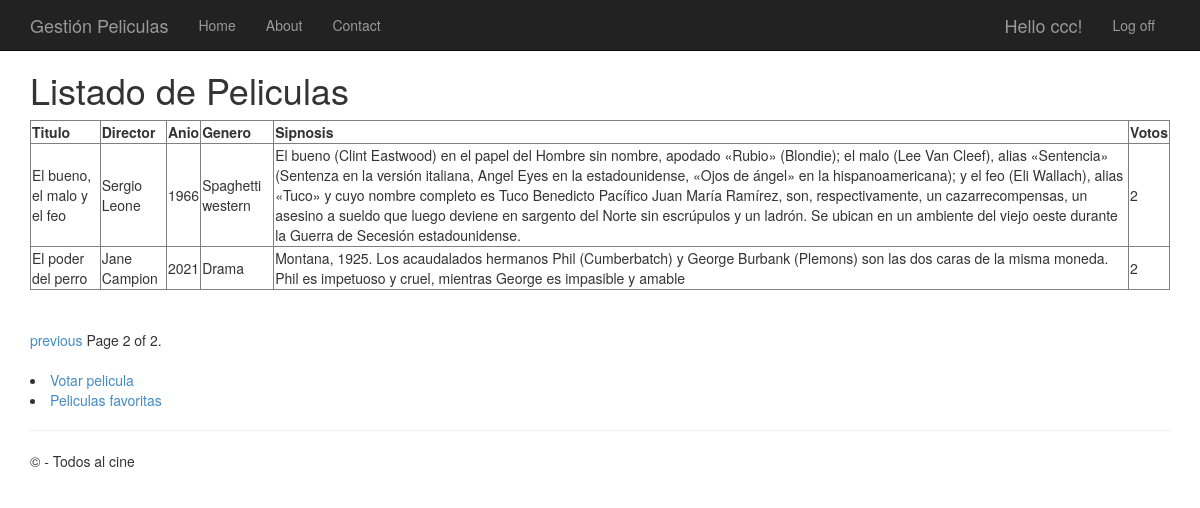
Page /peliculas/?page=2 (signed in) on the committed database.
### app/models.py (models this page shows, shortened)
class Pelicula(models.Model):
	titulo = models.CharField(max_length=100)
	direccion = models.CharField(max_length=60)
	anio = models.IntegerField(validators=[MaxValueValidator(99999999999)])
	genero = models.CharField(max_length=30)
	sinopsis = models.CharField(max_length=700)
	votos = models.IntegerField(validators=[MaxValueValidator(99999999999)])

### app/views.py (the view)
# urls.py: path('peliculas/', views.peliculas, name='peliculas'),
def peliculas(request):
	if not request.user.is_authenticated:
		return HttpResponseRedirect('/login')
	else:
		film_lista = Pelicula.objects.all()
		paginator = Paginator(film_lista, 4)
		page = request.GET.get('page')
		try:
			pelis = paginator.page(page)
		except PageNotAnInteger:
			pelis = paginator.page(1)
		except EmptyPage:
			pelis = paginator.page(paginator.num_pages)
		return render(request, 'app/peliculas.html', {'pelis': pelis})

### app/templates/app/peliculas.html (shortened to what this page needs)
{% extends "app/layout.html"%}
{% block content %}
<h1>Listado de Peliculas</h1>
<table border='1'>
	<tr><td><b>Titulo</b></td><td><b>Director</b></td><td><b>Anio</b></td><td><b>Genero</b></td><td><b>Sipnosis</b></td><td><b>Votos</b></td></tr>
	{% for filma in pelis %}
	<tr>
		<td>{{ filma.titulo }}</td>
		<td>{{ filma.direccion }}</td>
		<td>{{ filma.anio }}</td>
		<td>{{ filma.genero }}</td>
		<td>{{ filma.sinopsis }}</td>
		<td>{{ filma.votos }}</td>
	</tr>
	{% endfor %}
</table>
<br />
{% if pelis.has_other_pages %}
<div class="pagination">
	<span class="step-links">
		{% if pelis.has_previous %}
		<a href="?page={{ pelis.previous_page_number }}">previous</a>
		{% endif %}
		<span class="current">
			Page {{ pelis.number }} of {{ pelis.paginator.num_pages }}.
		</span>
	</span>
</div>
<br />
{% endif %}
<li><a href="{% url 'voto' %}">Votar pelicula</a></li>
<li><a href="{% url 'favoritas' %}">Peliculas favoritas</a></li>
{% endblock %}

### app/templates/app/loginpartial.html (shortened to what this page needs)
{% if user.is_authenticated %}
<form id="logoutForm" action="/logout/" method="post" class="navbar-right">
    <ul class="nav navbar-nav navbar-right">
        <li><span class="navbar-brand">Hello {{ user.username }}!</span></li>
        <li><a href="javascript:document.getElementById('logoutForm').submit()">Log off</a></li>
    </ul>
</form>
{% else %}
<ul class="nav navbar-nav navbar-right">
    <li><a href="{% url 'registro' %}">Sign in</a></li>
    <li><a href="{% url 'login' %}">Log in</a></li>
</ul>
{% endif %}

### app/static/app/content/site.css (style rules this page uses)
body { padding-top: 50px; padding-bottom: 20px; }

### rows in the picture
Pelicula: titulo "El bueno, el malo y el feo", direccion "Sergio Leone", anio "1966", genero "Spaghetti western", sinopsis "El bueno (Clint Eastwood) en el papel del Hombre sin nombre, apodado «Rubio» (Blondie); el malo (Lee Van Cleef), alias «Sentencia» (Sentenza en la versión italiana, Angel Eyes en la estadounidense, «Ojos de ángel» en la hispanoamericana); y el feo (Eli Wallach), alias «Tuco» y cuyo nombre completo es Tuco Benedicto Pacífico Juan María Ramírez, son, respectivamente, un cazarrecompensas, un asesino a sueldo que luego deviene en sargento del Norte sin escrúpulos y un ladrón. Se ubican en un ambiente del viejo oeste durante la Guerra de Secesión estadounidense.", votos "2"
Pelicula: titulo "El poder del perro", direccion "Jane Campion", anio "2021", genero "Drama", sinopsis "Montana, 1925. Los acaudalados hermanos Phil (Cumberbatch) y George Burbank (Plemons) son las dos caras de la misma moneda. Phil es impetuoso y cruel, mientras George es impasible y amable", votos "2"

### other values in the picture
{{ user.username }} "ccc"
{{ pelis.number }} "2"
{{ pelis.paginator.num_pages }} "2"
